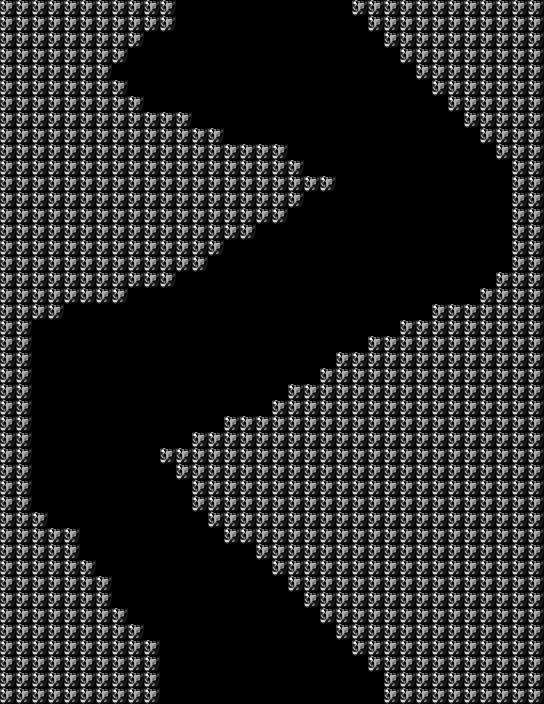

A 2D game scene composited from a Tiled map and its tileset images. What follows is a short description and the map's XML, with each tile layer's data collapsed to a summary:
An orthogonal 34x44 tile map with 16x16 px tiles, 1 tile layer (Tile Layer 1).

<map version="1.0" orientation="orthogonal" width="34" height="44" tilewidth="16" tileheight="16">
 <tileset firstgid="1" name="wallnew" tilewidth="16" tileheight="16">
  <image source="../wallnew.png" trans="000000" width="32" height="16" />
 </tileset>
 <layer name="Tile Layer 1" width="34" height="44">
  <data>[1496 cells, 857 non-empty, 1 distinct tile ids]</data>
 </layer>
</map>